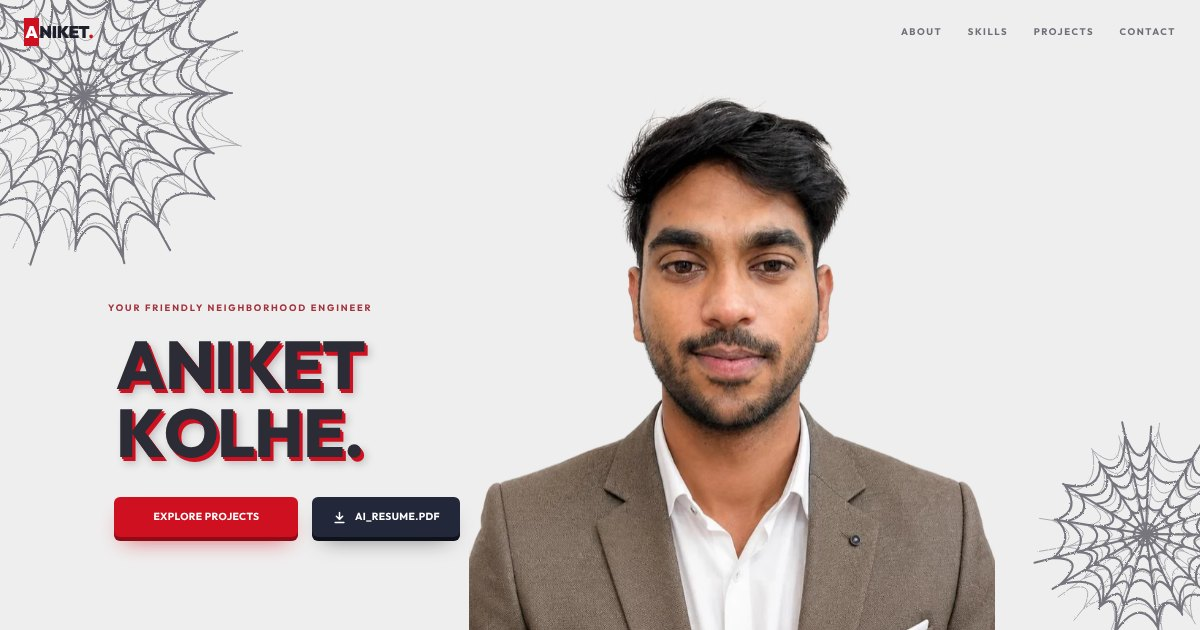
#> input picture og-image.jpg, 1200 x 630 px
$ python make_portrait_assets.py og-image.jpg
#> lines starting #> are read from the running program, lines starting #| are printed output that depends on the picture
"""
OPTIONAL helper: rebuild the three portrait images from a new photo.

You only need this if you want to change your photo later.
It creates, in assets/img/:
  aniket.webp         - colour cut-out (background removed)
  aniket-ink.webp     - red comic-print "mask" version used for hover-to-reveal
  aniket-avatar.webp  - square crop for the About circle

Setup (once, in the VS Code terminal):
    pip install rembg onnxruntime pillow numpy scipy

Run (from the project folder):
    python tools/make_portrait_assets.py path\\to\\your-photo.jpg

Tips: use a front-facing photo on a plain, light background, roughly 3:4 (portrait).
The first run downloads a background-removal model (~180 MB).
"""
import sys
from pathlib import Path

import numpy as np
from PIL import Image
from scipy import ndimage

OUT = Path(__file__).resolve().parent.parent / "assets" / "img"


def cut_out(photo: Image.Image) -> Image.Image:
    from rembg import new_session, remove

    session = new_session("isnet-general-use")
    cut = np.asarray(remove(photo, session=session)).astype(np.float32)
    src = np.asarray(photo).astype(np.float32)
    alpha = cut[..., 3:4] / 255.0
    bg_pixels = src[cut[..., 3] < 5]
    bg = bg_pixels.mean(0) if len(bg_pixels) else np.array([240, 240, 240], np.float32)
    # remove the light halo left on hair edges
    edge = (alpha > 0.02) & (alpha < 0.98)
    fg = np.clip((src - (1 - alpha) * bg) / np.maximum(alpha, 0.02), 0, 255)
    rgb = np.where(edge, fg, src)
    return Image.fromarray(np.concatenate([rgb, cut[..., 3:4]], -1).astype(np.uint8), "RGBA")


def comic_ink(cutout: Image.Image, cell: float = 7.0) -> Image.Image:
    W, H = cutout.size
    rgb = np.asarray(cutout.convert("RGB")).astype(np.float32) / 255.0
    alpha = np.asarray(cutout)[..., 3].astype(np.float32) / 255.0
    lum = 0.299 * rgb[..., 0] + 0.587 * rgb[..., 1] + 0.114 * rgb[..., 2]
    blur = ndimage.gaussian_filter(lum, 18)
    lum2 = np.clip((lum - blur) * 1.6 + blur, 0, 1)
    lum2 = np.clip((lum2 - 0.08) / 0.82, 0, 1) ** 0.9

    g1 = ndimage.gaussian_filter(lum2, 1.1)
    g2 = ndimage.gaussian_filter(lum2, 1.1 * 1.6)
    d = 23 * g1 - 22 * g2
    lines = np.clip(np.where(d >= -0.02, 1.0, 1 + np.tanh(12 * (d + 0.02))), 0, 1)

    yy, xx = np.mgrid[0:H, 0:W].astype(np.float32)
    a = np.deg2rad(45)
    u = (xx * np.cos(a) + yy * np.sin(a)) / cell
    v = (-xx * np.sin(a) + yy * np.cos(a)) / cell
    dist = np.sqrt((u - np.round(u)) ** 2 + (v - np.round(v)) ** 2)
    radius = np.sqrt(np.clip(1 - ndimage.gaussian_filter(lum2, 1.2), 0, 1)) * 0.62
    dots = 1 - np.clip((dist - radius) * cell * 1.2 + 0.5, 0, 1)

    paper = np.array([0.97, 0.94, 0.90]); red = np.array([0.80, 0.07, 0.15])
    deep = np.array([0.45, 0.02, 0.07]); ink = np.array([0.07, 0.05, 0.06])
    t_light = np.clip((lum2 - 0.62) / 0.25, 0, 1)[..., None]
    img = red * (1 - t_light) + paper * t_light
    img = img * (1 - dots[..., None] * 0.85) + deep * (dots[..., None] * 0.85)
    shadow = np.clip((0.27 - lum2) / 0.12, 0, 1)[..., None]
    img = img * (1 - shadow) + ink * shadow
    img = img * lines[..., None] + ink * (1 - lines[..., None])
    out = np.dstack([np.clip(img, 0, 1), alpha])
    return Image.fromarray((out * 255).astype(np.uint8), "RGBA")


def main() -> None:
    if len(sys.argv) < 2:
        print(__doc__)
        sys.exit(1)
    photo = Image.open(sys.argv[1]).convert("RGB")
#> photo is the input picture: PIL image 1200x630 RGB; mean R, G, B 208.9, 200.8, 198.9
    # fit to a 3:4 canvas
    w, h = photo.size
#> w = 1200; h = 630
    target = 3 / 4
    if w / h > target:
        nw = int(h * target); photo = photo.crop(((w - nw) // 2, 0, (w - nw) // 2 + nw, h))
#> after `nw = int(h * target)`: nw = 472
#> after `photo = photo.crop(((w - nw) // 2, 0, (w - nw) // 2 + nw, h))`:
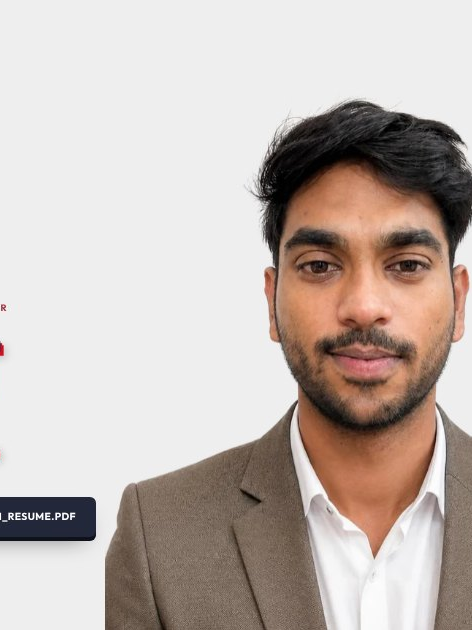
#> photo: PIL image 472x630 RGB; mean R, G, B 194.6, 183.4, 177.6
    else:
        nh = int(w / target); photo = photo.crop((0, 0, w, nh))
    photo = photo.resize((720, 960), Image.LANCZOS)
#> photo: PIL image 720x960 RGB

    print("Removing background...")
    cut = cut_out(photo)
    cut.save(OUT / "aniket.webp", "WEBP", quality=86, method=6)
    print("Drawing comic-print mask...")
    comic_ink(cut).save(OUT / "aniket-ink.webp", "WEBP", quality=84, method=6)
    side = int(720 * 0.69)
    left = (720 - side) // 2; top = int(960 * 0.12)
    photo.crop((left, top, left + side, top + side)).resize((520, 520), Image.LANCZOS).save(
        OUT / "aniket-avatar.webp", "WEBP", quality=86, method=6)
    print("Done. Images written to", OUT)


if __name__ == "__main__":
    main()
#> (the call stopped at in cut_out, `session = new_session("isnet-general-use")`: rembg is not available in this run)
